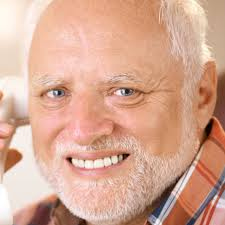
#> input picture happy.jpeg, 225 x 225 px, given in place of Happy.jpg, which was not available
$ jupyter execute opencv.ipynb   (text cells are left out)
#> lines starting #> are read from the running program, lines starting #| are printed output that depends on the picture; pictures that were not available may be replaced by others from this repository, and a replacement may not be noted
[cell 1]
#Age,Gender,Detector

[cell 2]
import cv2
from matplotlib import pyplot as plt
import numpy as np

[cell 3]
img1=cv2.imread("C:/Users/Vibhor Rajput/Desktop/emtotion_detection_course/archive/images/0/Happy.jpg")
#> img1 is the input picture: shape (225, 225, 3); mean B, G, R 147.4, 168.6, 214.8

[cell 4]
plt.imshow(img1)

[cell 5]
img2=cv2.imread("C:/Users/Vibhor Rajput/Desktop/emtotion_detection_course/archive/images/3/Happy.jpg")

[cell 6]
plt.imshow(img2)

[cell 7]
# Now you can add the images
img2_resized = cv2.resize(img2, (img1.shape[1], img1.shape[0]))
result = img1 + img2_resized
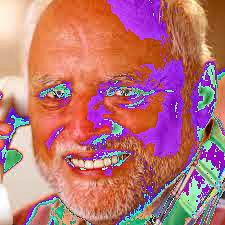
#> result: shape (225, 225, 3); mean B, G, R 118.1, 116.2, 185.5

[cell 8]
plt.imshow(result)

[cell 9]
img2_resized = cv2.resize(img2, (img1.shape[1], img1.shape[0]))
result = img1 - img2_resized
#> result: shape (225, 225, 3); every value is 0

[cell 10]
plt.imshow(result)

[cell 11]
img2_resized = cv2.resize(img2, (img1.shape[1], img1.shape[0]))
result=img1*img2_resized
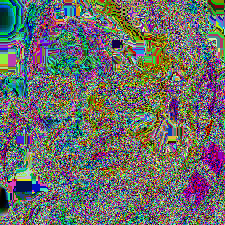
#> result: shape (225, 225, 3); mean B, G, R 105.5, 109.2, 107.3

[cell 12]
plt.imshow(result)

[cell 13]
img2_resized = cv2.resize(img2, (img1.shape[1], img1.shape[0]))
result=img1/img2_resized
#> result: shape (225, 225, 3) float64; 0.08% of the values are NaN or infinite; the others: min 1, max 1, mean 1

[cell 14]
plt.imshow(result)

[cell 15]
img1=cv2.imread("C:/Users/Vibhor Rajput/Desktop/emtotion_detection_course/archive/images/7/Happy.jpg")
img=cv2.cvtColor(img1,cv2.COLOR_BGR2HSV)
#> img: shape (225, 225, 3); mean H, S, V 13.8, 84.1, 215
figure_size=7
result=cv2.blur(img,(figure_size,figure_size))
#> result: shape (225, 225, 3); mean H, S, V 13.8, 84.1, 215
plt.figure(figsize=(11,6))
plt.subplot(121),plt.imshow(cv2.cvtColor(img1,cv2.COLOR_HSV2RGB)),plt.title("Original")
plt.xticks([]),plt.yticks([])
plt.subplot(122),plt.imshow(cv2.cvtColor(result,cv2.COLOR_HSV2RGB)),plt.title("Blurred")
plt.xticks([]),plt.yticks([])
plt.show()
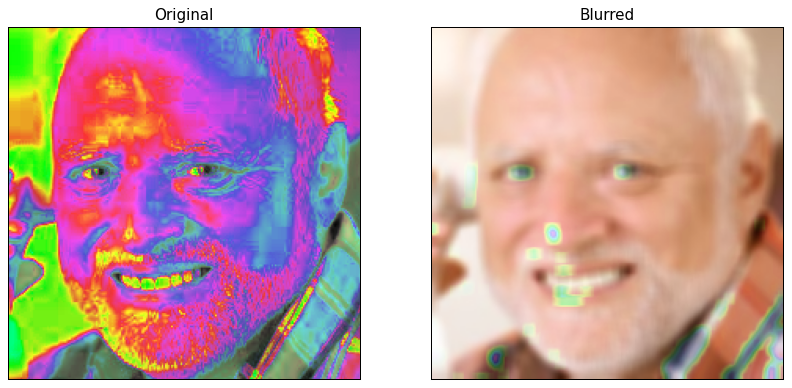
#> figure drawn by matplotlib, 2 panels

[cell 16]
img1=cv2.imread("C:/Users/Vibhor Rajput/Desktop/emtotion_detection_course/archive/images/6/Happy.jpg")

[cell 17]
(height,width)=img1.shape[0:2]
#> height = 225; width = 225
zoom = cv2.resize(img1, None, fx=1.5, fy=1.5, interpolation=cv2.INTER_CUBIC)
plt.imshow(zoom)

[cell 18]
zoom=cv2.resize(img1 ,(int(width*2),int(height*2)) , interpolation=cv2.INTER_CUBIC)
#> zoom: shape (450, 450, 3)
plt.imshow(zoom)

[cell 19]
m=cv2.getRotationMatrix2D((width/2,height/2),120,1)
rotate=cv2.warpAffine(img1,m ,(height,width ))
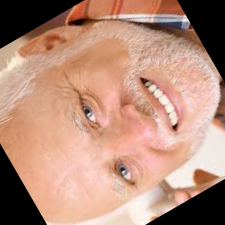
#> rotate: shape (225, 225, 3); mean B, G, R 122.5, 141.3, 182.5
plt.imshow(rotate)

[cell 20]
m=np.float32([[1,0,50],[0,1,100]])
dst = cv2.warpAffine(img, m, (width, height))
#> dst: shape (225, 225, 3); mean H, S, V 4.8, 35.1, 99.1
plt.imshow(dst)

$ run again, with disgusred.webp saved as happy.jpeg
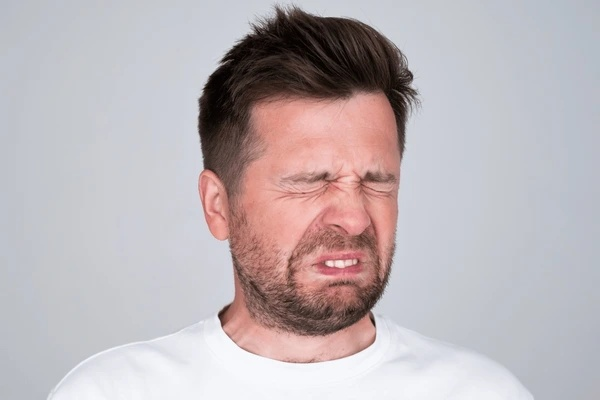
#> input picture disgusred.webp, 600 x 400 px, given in place of Happy.jpg, which was not available
#> img1 is the input picture: shape (400, 600, 3); mean B, G, R 183.5, 180.2, 188.9
#> img: shape (400, 600, 3); mean H, S, V 86.3, 31.5, 196
#> `plt.show()`:
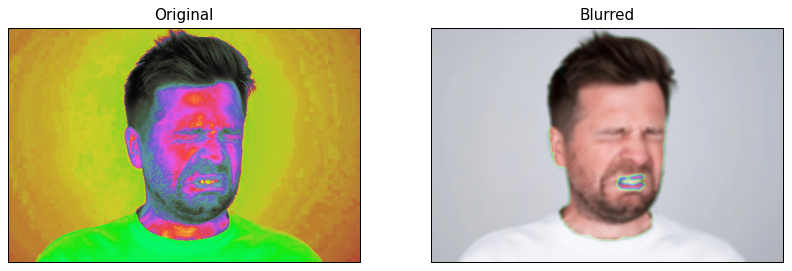
#> figure drawn by matplotlib, 2 panels
#> `rotate=cv2.warpAffine(img1,m ,(height,width ))`:
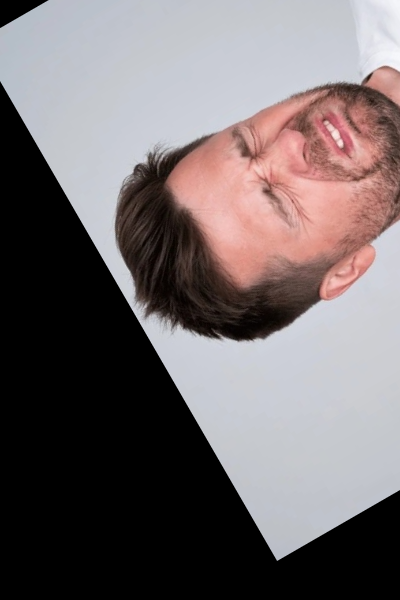
#> rotate: shape (600, 400, 3); mean B, G, R 108.1, 106.7, 115.1
#> dst: shape (400, 600, 3); mean H, S, V 55, 25.7, 130.2
